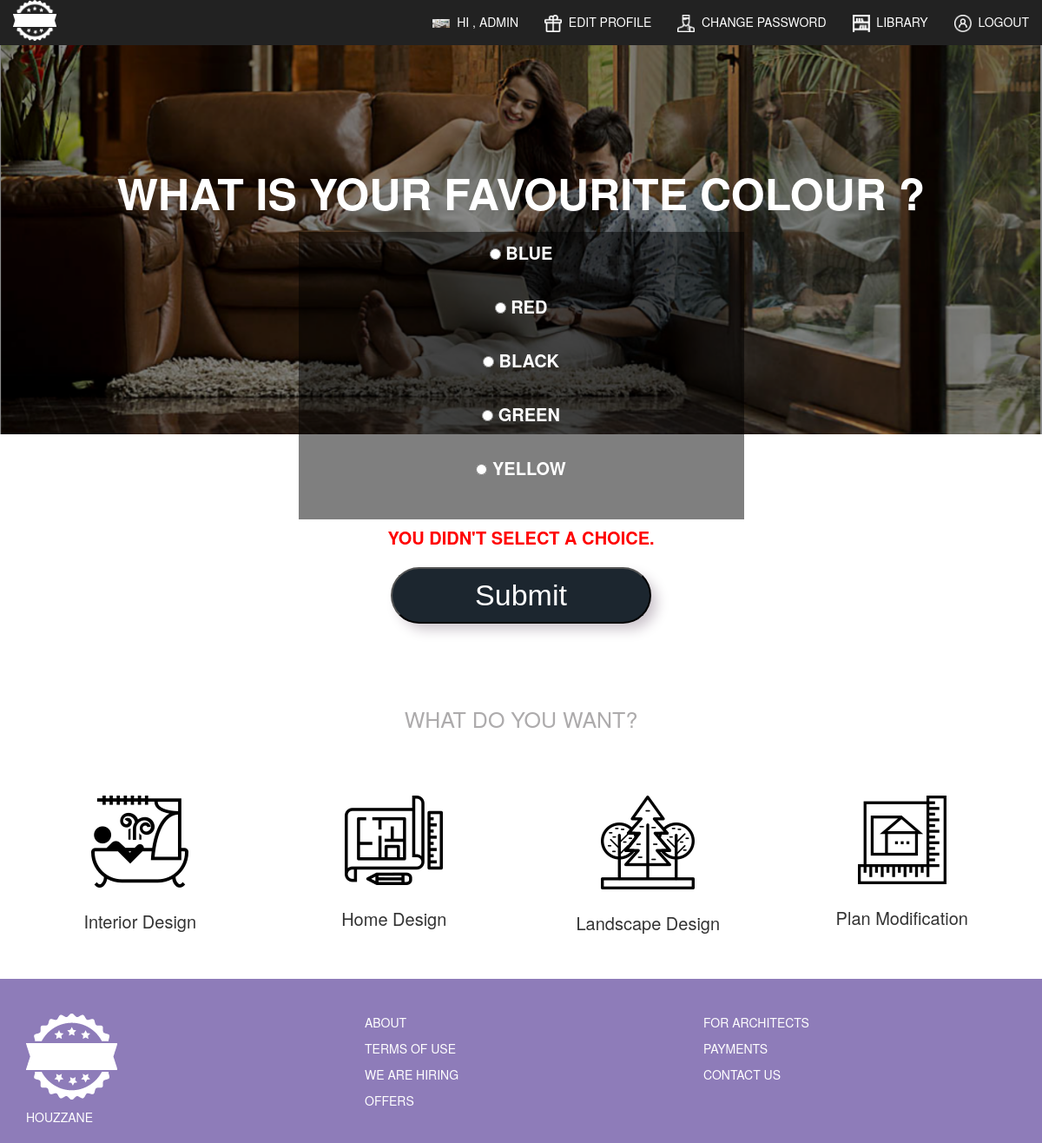
Screenshot of /1/vote/ (signed in) with the database file from the repository.
### polls/models.py (models this page shows, shortened)
class Question(models.Model):
	question_text = models.CharField(max_length = 200)
	pub_date = models.DateTimeField('date published')

class Choice(models.Model):
		question = models.ForeignKey(Question)
		choice_text = models.CharField(max_length = 200)
		votes = models.IntegerField(default = 0)

### polls/views.py (the view)
# urls.py: url(r'^(?P<question_id>\d+)/vote/$', views.vote, name='vote'),
@login_required
def vote(request, question_id):
 p = get_object_or_404(Question, pk = question_id)
 try:
  selected_choice = p.choice_set.get(pk = request.POST['choice'])
 except (KeyError ,Choice.DoesNotExist):
  return render(request , 'polls/detail.html' , {
   'question':p,
   'error_message': "You didn't select a choice. ",
  })
 else:
  selected_choice.votes += 1
  selected_choice.save()
 return HttpResponseRedirect(reverse('polls:results', args= (p.id,)))

### polls/templates/polls/detail.html (shortened to what this page needs)
<!DOCTYPE html>
{% load static from staticfiles %}
 <link href="{% static 'polls/css/bootstrap.css' %}" rel="stylesheet">
 <link rel="stylesheet" type="text/css" href="{% static 'polls/css/font-awesome.css' %}">
 <link rel="stylesheet" type="text/css" href="{% static 'polls/css/style.css' %}">
 <link rel="stylesheet" type="text/css" href="{% static 'polls/css/signup.css' %}">
<body>
 <div class="container-fluid header white-text uppercase">
  <nav class="navbar navbar-inverse navbar-fixed-top ransparent-background" role="navigation">
   <div class="container-fluid">
    <div class="navbar-header">
     <a class="navbar-brand" href="{% url 'polls:index' %}"><img src="{% static 'polls/images/logo.png' %}" style="width:50px"></a>
    </div>
    <div class="collapse navbar-collapse" id="bs-example-navbar-collapse-1">
     <ul class="nav navbar-nav navbar-right">
      <li><a href="{% url 'polls:index2' %}"><img src='{% static 'polls/images/work.png' %}'>&nbsp;&nbsp;Hi , {{ user.get_username }}</a></li>
      <li><a href="{% url 'polls:profilepage' %}"><img src='{% static 'polls/images/nav1.png' %}'>&nbsp;&nbsp;Edit Profile</a></li>
      <li><a href="{% url 'polls:changepwdpage' %}"><img src='{% static 'polls/images/nav2.png' %}'>&nbsp;&nbsp;Change Password</a></li>
      <li><a href="{% url 'polls:library' %}"><img src='{% static 'polls/images/nav3.png' %}'>&nbsp;&nbsp;Library</a></li>
      <li><a href="{% url 'polls:logout' %}"><img src='{% static 'polls/images/nav4.png' %}'>&nbsp;&nbsp;Logout</a></li>
     </ul>
    </div>
   </div>
  </nav>
  <div class="container center-align uppercase white-text" style="margin-top:15%">
   <div class="row">
    <div class="col-md-12" style="font-size:50px;font-weight:700">
       {{question.question_text }}
    </div>
   </div>
   <div class="row">
    <div class="col-md-12" style="font-size:20px">
     <div class="box_question">
      <form action= "{% url 'polls:vote' question.id %}" method="post">
         <div>
           <ol type="I">
            {% for choice in question.choice_set.all %}
              <li>
               <input type="radio" name="choice" id="choice{{ forloop.counter }}" value="{{choice.id}}" />
                <label for="choice{{ forloop.counter }}" > {{ choice.choice_text }}
                </label>
              </li>
              <br>
            {% endfor %}
           </ol>
        <br><br>
        <div class="col-sm-12 btn1" style="margin-top:-60px;">
            {% if error_message %}<p class="error" style="color:red;"> <strong>{{error_message}}</strong></p> {% endif %}
           <input type="submit" value="Submit" class="cta shadow">
        </div>
        </div>
         </form>
     </div>
    </div>
   </div>
  </div>
 </div>
 <div class="container margin-bottom-50" style="margin-top:25%">
  <div class="row">
   <div class="col-md-12 center-align uppercase margin-bottom-50" style="color:#ADABAC;font-size:25px;">
    What Do you want?
   </div>
  </div>
  <div class="row">
   <div class="col-md-3 center-align whatuwant">
    <div class="row">
     <div class="col-md-12">
      <img src="{% static 'polls/images/interior.png' %}">
     </div>
    </div>
    <div class="row">
     <div class="col-md-12" style="margin-top: 15px;font-size: 20px;">
      Interior Design
     </div>
    </div>
   </div>
   <div class="col-md-3 center-align whatuwant">
    <div class="row">
     <div class="col-md-12">
      <img src="{% static 'polls/images/home.png' %}">
     </div>
    </div>
    <div class="row">
     <div class="col-md-12" style="margin-top: 15px;font-size: 20px;">
      Home Design
     </div>
    </div>
   </div>
   <div class="col-md-3 center-align whatuwant">
    <div class="row">
     <div class="col-md-12">
      <img src="{% static 'polls/images/landscape.png' %}">
     </div>
    </div>
    <div class="row">
     <div class="col-md-12" style="margin-top: 15px;font-size: 20px;">
      Landscape Design
     </div>
    </div>
   </div>
   <div class="col-md-3 center-align whatuwant">
    <div class="row">
     <div class="col-md-12">
      <img src="{% static 'polls/images/plan.png' %}">
     </div>
    </div>
    <div class="row">
     <div class="col-md-12" style=" margin-top: 15px;font-size: 20px;">
      Plan Modification
     </div>
    </div>
   </div>
  </div>
 </div>
 <footer style="padding-top: 20px;background-color: #8E7CB9;padding-bottom: 20px;">
  <div class="container uppercase white-text">
   <div class="row">
    <div class="col-md-4">
     <div class="row">
      <div class="col-md-12">
       <img src="{% static 'polls/images/logo.png' %}">
      </div>
     </div>
     <div class="row">
      <div class="col-md-12">
       Houzzane
      </div>
     </div>
    </div>
    <div class="col-md-4">
     <div class="row">
      <div class="col-md-12">
       about
      </div>
     </div>
     <div class="row">
      <div class="col-md-12">
       terms of use
      </div>
     </div>
     <div class="row">
      <div class="col-md-12">
       we are hiring
      </div>
     </div>
     <div class="row">
      <div class="col-md-12">
       offers
      </div>
     </div>
    </div>
    <div class="col-md-4">
     <div class="row">
      <div class="col-md-12">
       for architects
      </div>
     </div>
     <div class="row">
      <div class="col-md-12">
       payments
      </div>
     </div>
     <div class="row">
      <div class="col-md-12">
       contact us
      </div>
     </div>
    </div>
   </div>
  </div>
 </footer>

### polls/static/polls/css/style.css (style rules this page uses)
* { -webkit-tap-highlight-color: transparent; -webkit-font-smoothing: antialiased; }
.uppercase { text-transform: uppercase; }
.center-align { text-align: center; }
.header { height: 500px; background-size: cover; background-repeat: no-repeat; background-image: url('../images/head.png'); margin-bottom: 30px }
.white-text { color: white; }
.margin-bottom-50 { margin-bottom: 50px }
.header img { width:20px; }
.navbar-inverse { border:none; }
.navbar-brand { padding: 0px 15px; }
.row { margin-top: 10px; }
.box_question { width:45%; margin: auto; }
.box_question ol { font-size:20px; padding:10px; border:0px solid black; text-align:center; background: rgba(0,0,0,0.5); border-radius: 0px; list-style-type: none; }

### polls/static/polls/css/signup.css (style rules this page uses)
.cta { display: block; color: #fff; font-family: 'TypoRound-Light', Fallback, sans-serif; text-align: center; font-size: 170%; padding: 6px; width: 300px; background-color: #1c262f; border-radius: 60px; text-decoration: none; transition: 0.4s ease all; }
.cta:hover , { text-decoration: none; color: #fff; -webkit-box-shadow: 2px 3px 15px 0px rgba(0,0,0,0.26); -moz-box-shadow: 2px 3px 15px 0px rgba(0,0,0,0.26); box-shadow: 2px 3px 15px 0px rgba(0,0,0,0.26); }
.btn1 { margin-top: 40px; }
.cta { margin:auto; margin-top: 20px; }
.shadow { -webkit-box-shadow: 8px 8px 15px -2px rgba(201,193,201,1); -moz-box-shadow: 8px 8px 15px -2px rgba(201,193,201,1); box-shadow: 8px 8px 15px -2px rgba(201,193,201,1); }

### polls/templates/polls/detail.html (style rules this page uses)
.navbar-inverse .navbar-nav>li>a { color: white }

### rows the page displays
Question: question_text "WHAT IS YOUR FAVOURITE COLOUR ?"
Choice: choice_text "BLUE"
Choice: choice_text "RED"
Choice: choice_text "BLACK"
Choice: choice_text "GREEN"
Choice: choice_text "YELLOW"

### other values shown
{{ user.get_username }} "ADMIN"
{{ error_message }} "YOU DIDN'T SELECT A CHOICE."
